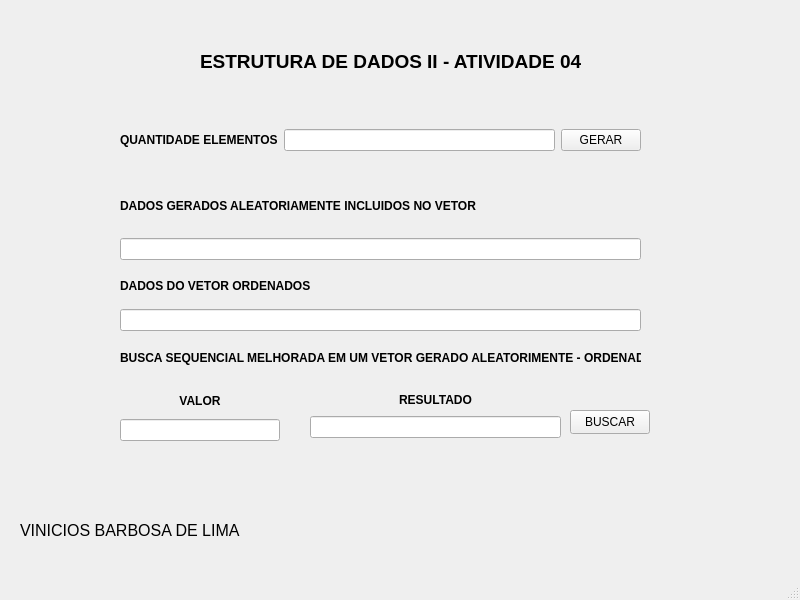
<?xml version="1.0" encoding="UTF-8"?>
<ui version="4.0">
 <class>MainWindow</class>
 <widget class="QMainWindow" name="MainWindow">
  <property name="geometry">
   <rect>
    <x>0</x>
    <y>0</y>
    <width>800</width>
    <height>600</height>
   </rect>
  </property>
  <property name="windowTitle">
   <string>MainWindow</string>
  </property>
  <widget class="QWidget" name="centralwidget">
   <widget class="QWidget" name="horizontalLayoutWidget">
    <property name="geometry">
     <rect>
      <x>120</x>
      <y>100</y>
      <width>521</width>
      <height>80</height>
     </rect>
    </property>
    <layout class="QHBoxLayout" name="horizontalLayout">
     <item>
      <widget class="QLabel" name="label_2">
       <property name="text">
        <string>&lt;html&gt;&lt;head/&gt;&lt;body&gt;&lt;p&gt;&lt;span style=&quot; font-weight:700;&quot;&gt;QUANTIDADE ELEMENTOS&lt;/span&gt;&lt;/p&gt;&lt;/body&gt;&lt;/html&gt;</string>
       </property>
      </widget>
     </item>
     <item>
      <widget class="QLineEdit" name="input_entrada"/>
     </item>
     <item>
      <widget class="QPushButton" name="btn_entrada">
       <property name="text">
        <string>GERAR</string>
       </property>
      </widget>
     </item>
    </layout>
   </widget>
   <widget class="QLabel" name="label_5">
    <property name="geometry">
     <rect>
      <x>120</x>
      <y>350</y>
      <width>521</width>
      <height>16</height>
     </rect>
    </property>
    <property name="text">
     <string>&lt;html&gt;&lt;head/&gt;&lt;body&gt;&lt;p&gt;&lt;span style=&quot; font-weight:700;&quot;&gt;BUSCA SEQUENCIAL MELHORADA EM UM VETOR GERADO ALEATORIMENTE - ORDENADO&lt;/span&gt;&lt;/p&gt;&lt;/body&gt;&lt;/html&gt;</string>
    </property>
   </widget>
   <widget class="QWidget" name="verticalLayoutWidget">
    <property name="geometry">
     <rect>
      <x>120</x>
      <y>180</y>
      <width>521</width>
      <height>80</height>
     </rect>
    </property>
    <layout class="QVBoxLayout" name="verticalLayout">
     <item>
      <widget class="QLabel" name="label_3">
       <property name="text">
        <string>&lt;html&gt;&lt;head/&gt;&lt;body&gt;&lt;p&gt;&lt;span style=&quot; font-weight:700;&quot;&gt;DADOS GERADOS ALEATORIAMENTE INCLUIDOS NO VETOR&lt;/span&gt;&lt;/p&gt;&lt;/body&gt;&lt;/html&gt;</string>
       </property>
      </widget>
     </item>
     <item>
      <widget class="QLineEdit" name="saida"/>
     </item>
    </layout>
   </widget>
   <widget class="QLabel" name="label">
    <property name="geometry">
     <rect>
      <x>200</x>
      <y>50</y>
      <width>381</width>
      <height>21</height>
     </rect>
    </property>
    <property name="text">
     <string>&lt;html&gt;&lt;head/&gt;&lt;body&gt;&lt;p&gt;&lt;span style=&quot; font-size:14pt; font-weight:700;&quot;&gt;ESTRUTURA DE DADOS II - ATIVIDADE 04&lt;/span&gt;&lt;/p&gt;&lt;/body&gt;&lt;/html&gt;</string>
    </property>
   </widget>
   <widget class="QWidget" name="verticalLayoutWidget_2">
    <property name="geometry">
     <rect>
      <x>120</x>
      <y>270</y>
      <width>521</width>
      <height>61</height>
     </rect>
    </property>
    <layout class="QVBoxLayout" name="verticalLayout_2">
     <item>
      <widget class="QLabel" name="label_4">
       <property name="text">
        <string>&lt;html&gt;&lt;head/&gt;&lt;body&gt;&lt;p&gt;&lt;span style=&quot; font-weight:700;&quot;&gt;DADOS DO VETOR ORDENADOS&lt;/span&gt;&lt;/p&gt;&lt;/body&gt;&lt;/html&gt;</string>
       </property>
      </widget>
     </item>
     <item>
      <widget class="QLineEdit" name="saida2">
       <property name="readOnly">
        <bool>true</bool>
       </property>
      </widget>
     </item>
    </layout>
   </widget>
   <widget class="QWidget" name="verticalLayoutWidget_4">
    <property name="geometry">
     <rect>
      <x>310</x>
      <y>390</y>
      <width>251</width>
      <height>48</height>
     </rect>
    </property>
    <layout class="QVBoxLayout" name="verticalLayout_4">
     <item>
      <widget class="QLabel" name="label_7">
       <property name="text">
        <string>&lt;html&gt;&lt;head/&gt;&lt;body&gt;&lt;p align=&quot;center&quot;&gt;&lt;span style=&quot; font-weight:700;&quot;&gt;RESULTADO&lt;/span&gt;&lt;/p&gt;&lt;/body&gt;&lt;/html&gt;</string>
       </property>
      </widget>
     </item>
     <item>
      <widget class="QLineEdit" name="input_result">
       <property name="readOnly">
        <bool>true</bool>
       </property>
      </widget>
     </item>
    </layout>
   </widget>
   <widget class="QWidget" name="verticalLayoutWidget_3">
    <property name="geometry">
     <rect>
      <x>120</x>
      <y>390</y>
      <width>160</width>
      <height>51</height>
     </rect>
    </property>
    <layout class="QVBoxLayout" name="verticalLayout_3">
     <item>
      <widget class="QLabel" name="label_6">
       <property name="text">
        <string>&lt;html&gt;&lt;head/&gt;&lt;body&gt;&lt;p align=&quot;center&quot;&gt;&lt;span style=&quot; font-weight:700;&quot;&gt;VALOR&lt;/span&gt;&lt;/p&gt;&lt;/body&gt;&lt;/html&gt;</string>
       </property>
      </widget>
     </item>
     <item>
      <widget class="QLineEdit" name="input_valor"/>
     </item>
    </layout>
   </widget>
   <widget class="QPushButton" name="btn_buscar">
    <property name="geometry">
     <rect>
      <x>570</x>
      <y>410</y>
      <width>80</width>
      <height>24</height>
     </rect>
    </property>
    <property name="text">
     <string>BUSCAR</string>
    </property>
   </widget>
   <widget class="QLabel" name="label_8">
    <property name="geometry">
     <rect>
      <x>20</x>
      <y>520</y>
      <width>231</width>
      <height>21</height>
     </rect>
    </property>
    <property name="text">
     <string>&lt;html&gt;&lt;head/&gt;&lt;body&gt;&lt;p&gt;&lt;span style=&quot; font-size:12pt;&quot;&gt;VINICIOS BARBOSA DE LIMA&lt;/span&gt;&lt;/p&gt;&lt;/body&gt;&lt;/html&gt;</string>
    </property>
   </widget>
  </widget>
  <widget class="QMenuBar" name="menubar">
   <property name="geometry">
    <rect>
     <x>0</x>
     <y>0</y>
     <width>800</width>
     <height>21</height>
    </rect>
   </property>
  </widget>
  <widget class="QStatusBar" name="statusbar"/>
 </widget>
 <resources/>
 <connections/>
</ui>
